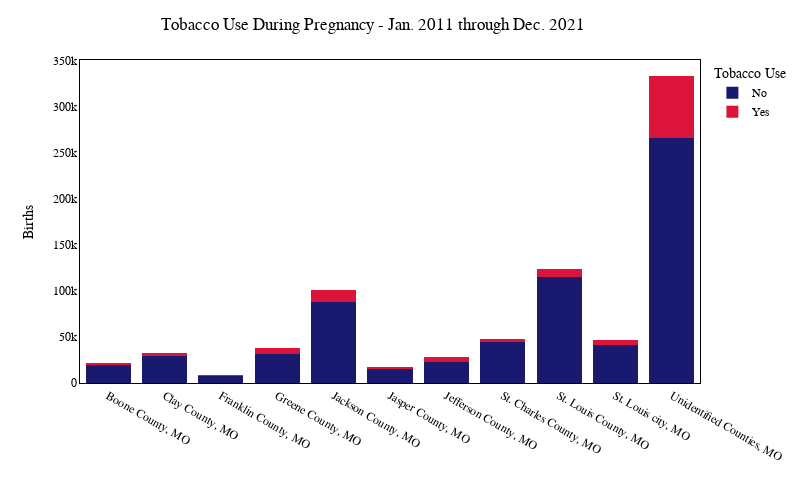

Notebook code for this chart:
### Code cell
# tobacco use during pregnancy by county

df = births_df[births_df['Tobacco_Use'] != 'Unknown or Not Stated']
df = df.sort_values(by=['County','Tobacco_Use'])

dfp = df.groupby(['County','Tobacco_Use'], as_index=False).agg({"Births": "sum"})
dfp['Total'] = dfp['Births'].groupby(dfp['County']).transform('sum')
dfp['Percent'] = dfp['Births']/dfp['Total']
dfp = dfp.sort_values(by=['Percent'])
print(dfp)
    
fig = px.histogram(df, x="County", y="Births", color='Tobacco_Use', height=500, width=800,
                   barmode='stack', color_discrete_sequence=['midnightblue','crimson'],
                   labels={
                     "County": "",
                     "Tobacco_Use": "Tobacco Use"
                  })
fig.update_layout(title_text='Tobacco Use During Pregnancy - Jan. 2011 through Dec. 2021', title_x=0.466)
fig.update_layout(yaxis_title="Births")
fig.update_layout(plot_bgcolor='rgba(0,0,0,0)')
fig.update_layout(font_family="Calibri", font_color="black")

fig.update_xaxes(showline=True,
         linewidth=1,
         linecolor='black',
         mirror=True)
fig.update_yaxes(showline=True,
         linewidth=1,
         linecolor='black',
         mirror=True)
fig.write_image("charts/MO_Birth_County_Tobacco.png")
fig.show()

### Figure 1 — Plotly figure (JSON) as saved in the notebook; plotly's stock layout.template omitted (floating-point values rounded to 4 significant figures; data arrays with more than 128 entries replaced by an {"elided": "..."} marker saying what was removed)
{"data": [{"alignmentgroup": "True", "bingroup": "x", "histfunc": "sum", "hovertemplate": "Tobacco Use=No<br>=%{x}<br>sum of Births=%{y}<extra></extra>", "legendgroup": "No", "marker": {"color": "midnightblue", "pattern": {"shape": ""}}, "name": "No", "offsetgroup": "No", "orientation": "v", "showlegend": true, "type": "histogram", "x": {"elided": "2832 str values"}, "xaxis": "x", "y": {"elided": "2832 int values"}, "yaxis": "y"}, {"alignmentgroup": "True", "bingroup": "x", "histfunc": "sum", "hovertemplate": "Tobacco Use=Yes<br>=%{x}<br>sum of Births=%{y}<extra></extra>", "legendgroup": "Yes", "marker": {"color": "crimson", "pattern": {"shape": ""}}, "name": "Yes", "offsetgroup": "Yes", "orientation": "v", "showlegend": true, "type": "histogram", "x": {"elided": "2378 str values"}, "xaxis": "x", "y": {"elided": "2378 int values"}, "yaxis": "y"}], "layout": {"barmode": "stack", "font": {"color": "black", "family": "Calibri"}, "height": 500, "legend": {"title": {"text": "Tobacco Use"}, "tracegroupgap": 0}, "margin": {"t": 60}, "plot_bgcolor": "rgba(0, 0, 0, 0)", "title": {"text": "Tobacco Use During Pregnancy - Jan. 2011 through Dec. 2021", "x": 0.466}, "width": 800, "xaxis": {"anchor": "y", "autorange": true, "domain": [0, 1], "linecolor": "black", "linewidth": 1, "mirror": true, "range": [-0.5, 10.5], "showline": true, "title": {"text": ""}, "type": "category"}, "yaxis": {"anchor": "x", "autorange": true, "domain": [0, 1], "linecolor": "black", "linewidth": 1, "mirror": true, "range": [0, 350800.0], "showline": true, "title": {"text": "Births"}, "type": "linear"}}}
